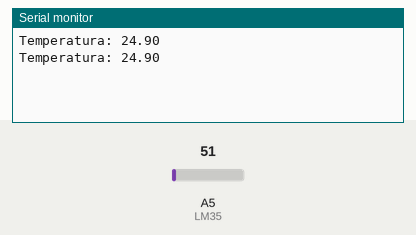
This sketch was run on a simulated Arduino Uno, built with avr-gcc and run on an emulated ATmega328P. Shown: the last lines printed to the serial monitor. The inputs (shaded band) are chosen by the test bench; at power-on: A5 (LM35) = 51.

Above: at 1.8 s.
1.9 s: A5 (LM35) set to 61
At 2.8 s:
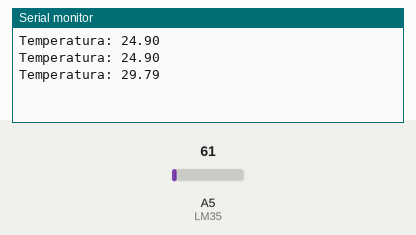
3.4 s: A5 (LM35) set to 71
At 4.8 s:
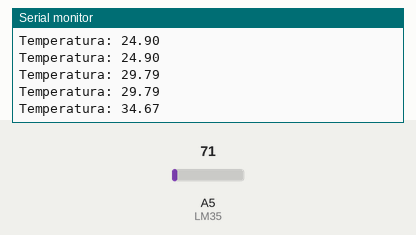
Timing chart, 0 to 6.4 s (numbered marks = the images above; inputs shaded):
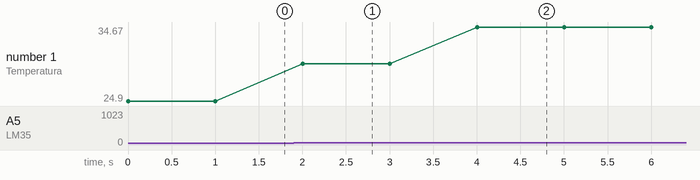

Measured:
- after the input at 1.9 s, the serial monitor: prints a new line after 0.10 s (image 1)
- after the input at 3.4 s, the serial monitor: prints a new line after 0.60 s (image 2)
- plotted number 1: 24.9 → 29.79 after the input at 1.9 s, 29.79 → 34.67 after the input at 3.4 s

The sketch:

LM.ino
```cpp
#define LM35 A5
void setup() {
  Serial.begin(9600); //Prędkość transmisji w porcie szeregowym
  }

void loop() {
  float temperatura;
 temperatura = analogRead(LM35); //Odczytanie napięcia z czujnika temperatury
 temperatura = temperatura * 0.48828125; //Wyznaczenie temperatury


//Dodatkowe wyświetlenie temperatury w serial port
  Serial.print("Temperatura: ");
  Serial.println(temperatura);

   delay(1000); //Odświeżanie co 1 sekundę
}
```
